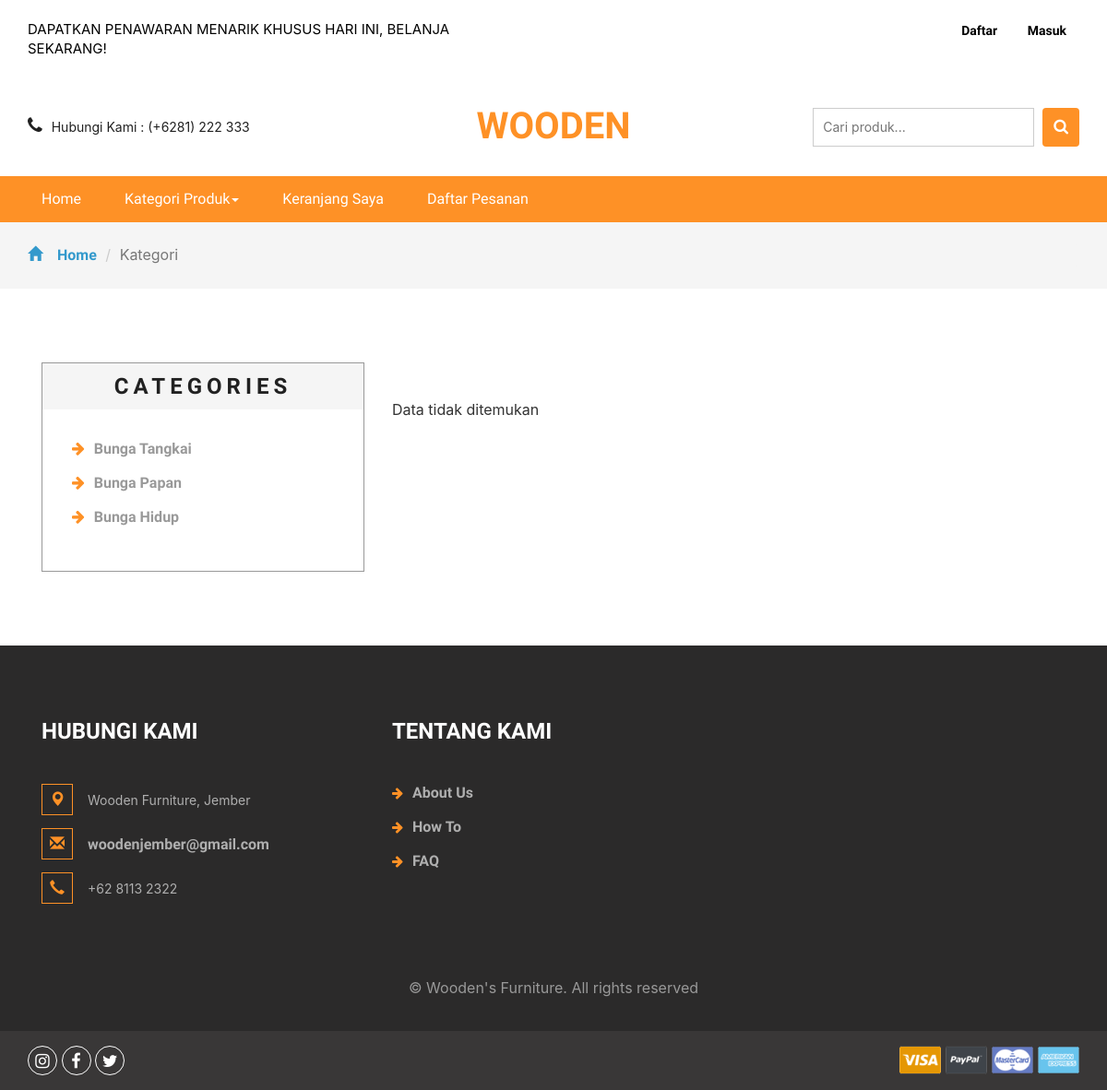
The page /kategori.php?idkategori=2 on the database as committed earlier.
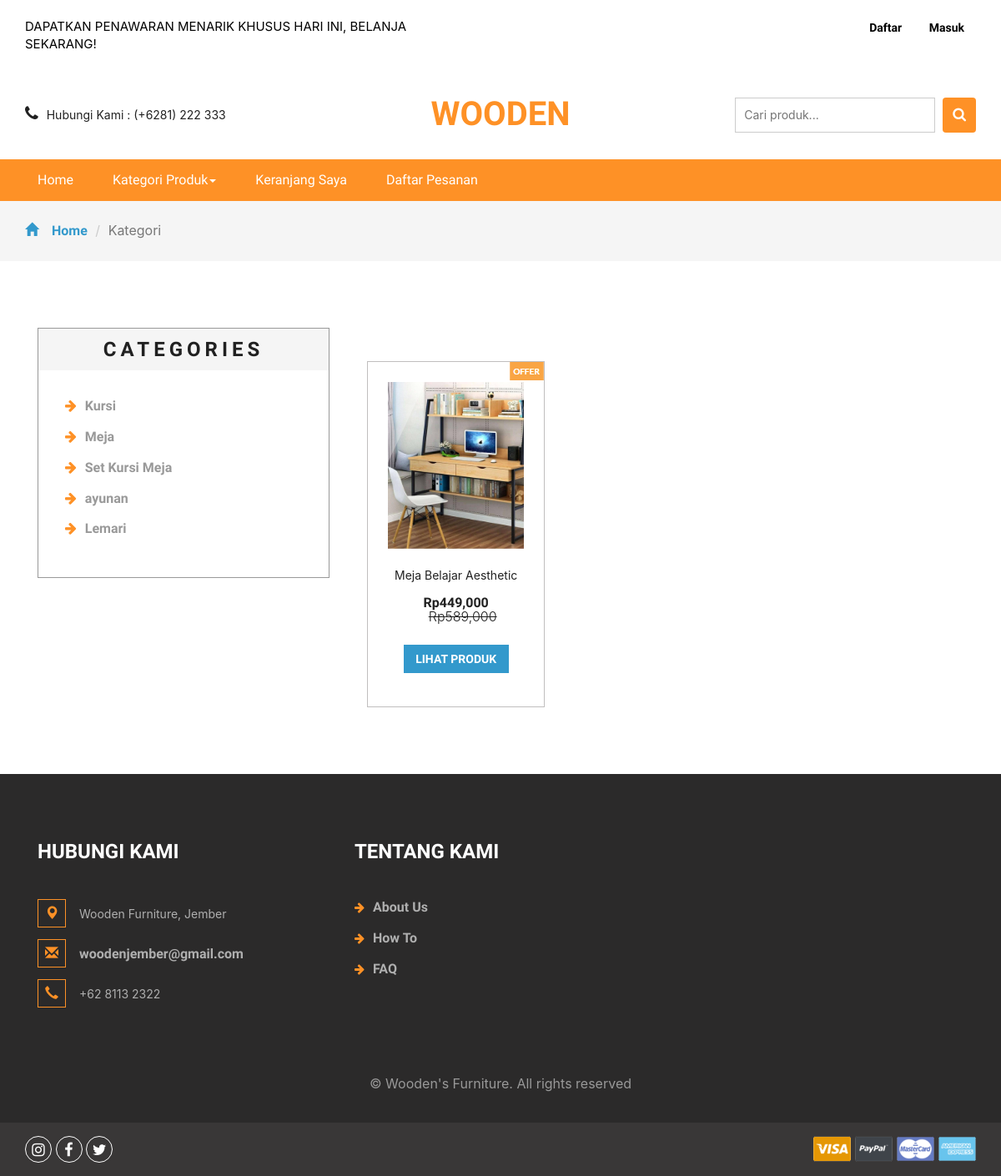
The same page on the database as committed later.
### tables this page shows
CREATE TABLE `kategori` (
  `idkategori` int(11) NOT NULL,
  `namakategori` varchar(20) NOT NULL,
  `tgldibuat` timestamp NOT NULL DEFAULT current_timestamp()
);

CREATE TABLE `produk` (
  `idproduk` int(11) NOT NULL,
  `idkategori` int(11) NOT NULL,
  `namaproduk` varchar(30) NOT NULL,
  `gambar` varchar(100) NOT NULL,
  `deskripsi` varchar(200) NOT NULL,
  `rate` int(11) NOT NULL,
  `hargabefore` int(11) NOT NULL,
  `hargaafter` int(11) NOT NULL,
  `tgldibuat` timestamp NOT NULL DEFAULT current_timestamp()
);

### kategori.php (the view, shortened to what the changed rows need)
<?php
include 'dbconnect.php';
$idk = $_GET['idkategori'];
?>
<!DOCTYPE html>
<html>
<head>
<link href="css/bootstrap.css" rel="stylesheet" type="text/css" media="all" />
<link href="css/style.css" rel="stylesheet" type="text/css" media="all" />
<link href="css/font-awesome.css" rel="stylesheet">
</head>
<body>
	<div class="logo_products">
		<div class="container">
			<div class="w3ls_logo_products_left">
				<h1><a href="index.php">WOODEN</a></h1>
			</div>
		</div>
	</div>
	<div class="products">
		<div class="container">
			<div class="col-md-4 products-left">
				<div class="categories">
					<h2>Categories</h2>
					<ul class="cate">
						<?php
														$kat=mysqli_query($conn,"SELECT * from kategori order by idkategori ASC");
														while($p=mysqli_fetch_array($kat)){
															?>
														<li><a href="kategori.php?idkategori=<?php echo $p['idkategori'] ?>"><i class="fa fa-arrow-right" aria-hidden="true"></i><?php echo $p['namakategori'] ?></a></li>
														<?php
																	}
														?>
					</ul>
				</div>
			</div>
			<div class="col-md-8 products-right">
				<div class="agile_top_brands_grids">
				<?php
					$brgs=mysqli_query($conn,"SELECT * from produk where idkategori='$idk' order by idproduk ASC");
					$x = mysqli_num_rows($brgs);
					if($x>0){
					while($p=mysqli_fetch_array($brgs)){
					?>
						<div class="col-md-4 top_brand_left">
						<div class="hover14 column">
							<div class="agile_top_brand_left_grid">
								<div class="agile_top_brand_left_grid_pos">
									<img src="images/offer.png" alt=" " class="img-responsive" />
								</div>
								<div class="agile_top_brand_left_grid1">
									<figure>
										<div class="snipcart-item block">
											<div class="snipcart-thumb">
												<a href="product.php?idproduk=<?php echo $p['idproduk'] ?>"><img src="<?php echo $p['gambar']?>" width="200px" height="200px"></a>
												<p><?php echo $p['namaproduk'] ?></p>
												<h4>Rp<?php echo number_format($p['hargaafter']) ?> <span>Rp<?php echo number_format($p['hargabefore']) ?></span></h4>
											</div>
											<div class="snipcart-details top_brand_home_details">
												<fieldset>
													<a href="product.php?idproduk=<?php echo $p['idproduk'] ?>"><input type="submit" class="button" value="Lihat Produk" /></a>
												</fieldset>
											</div>
										</div>
									</figure>
								</div>
							</div>
						</div>
					</div>
						<?php
							}
					} else {
						echo "Data tidak ditemukan";
					}
						?>
						<div class="clearfix"> </div>
				</div>
			</div>
			<div class="clearfix"> </div>
		</div>
	</div>
<link href="css/skdslider.css" rel="stylesheet">
</body>
</html>

Rows that differ between the two databases and show on the page:
changed kategori: namakategori "Bunga Tangkai" → "Kursi"
changed kategori: namakategori "Bunga Papan" → "Meja"
changed kategori: namakategori "Bunga Hidup" → "Set Kursi Meja"
added kategori: namakategori "ayunan"
added kategori: namakategori "Lemari"
added produk: gambar (picture), namaproduk "Meja Belajar Aesthetic", hargaafter "449,000", hargabefore "589,000"
Other text that changed with them:
text no longer shown: "Data tidak ditemukan"
